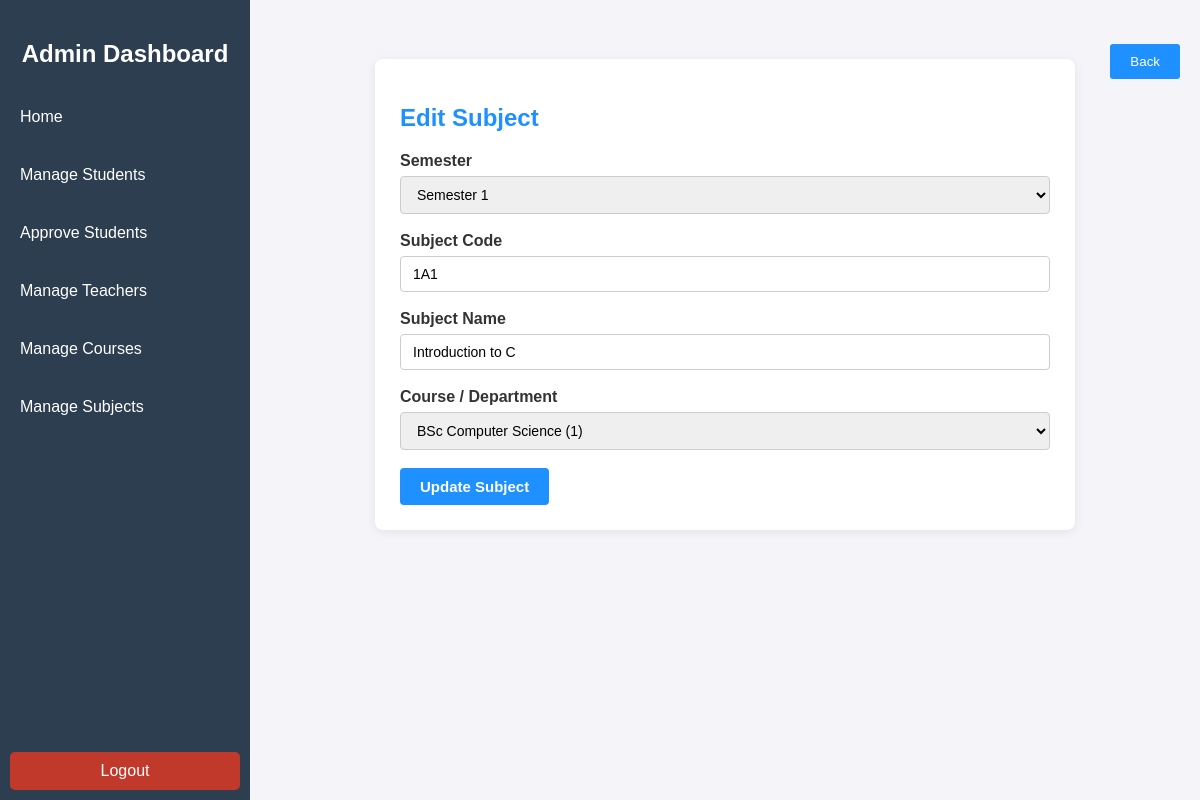
Page /edit_subject/1/ (signed in) on the committed database.
### GradeWireapp/models.py (models this page shows, shortened)
class Subject(models.Model):
    SEMESTER_CHOICES = [
        ('semester-1', 'Semester 1'),
        ('semester-2', 'Semester 2'),
        ('semester-3', 'Semester 3'),
        ('semester-4', 'Semester 4'),
        ('semester-5', 'Semester 5'),
        ('semester-6', 'Semester 6'),
    ]
    semester = models.CharField(max_length=20, choices=SEMESTER_CHOICES, default='semester-1')
    subject_code = models.CharField(max_length=50, unique=True)
    name = models.CharField(max_length=255)
    course = models.ForeignKey(Course, on_delete=models.PROTECT)

class Course(models.Model):
    course_id = models.CharField(max_length=30, unique=True)
    course_name = models.CharField(max_length=30, unique=True, default=' ')
    duration = models.CharField(max_length=25, default='3 Year', blank=True, null=True)

### GradeWireapp/views/admin_views.py (the view, shortened to what this page needs)
# urls.py: path('edit_subject/<int:subject_no>/', views.edit_subject, name='edit_subject'),
@admin_required
def edit_subject(request, subject_no):
    subject = get_object_or_404(Subject, id=subject_no)
    courses = Course.objects.all()
    semester_choices = Subject.SEMESTER_CHOICES
    return render(request, 'edit_subject.html', {
        'subject': subject,
        'courses': courses,
        'semester_choices': semester_choices
    })

### GradeWireapp/views/common.py (called while the page is built)
def admin_required(view_func):
    @wraps(view_func)
    def _wrapped_view(request, *args, **kwargs):
        if not (request.user.is_authenticated and (request.user.is_staff or request.user.is_superuser)):
            messages.error(request, "Admin access required. Please log in.")
            return redirect('adminlogin')
        return view_func(request, *args, **kwargs)
    return _wrapped_view

### templates/edit_subject.html (shortened to what this page needs)
{% extends 'admin_base.html' %}
{% block content %}
<div class="edit-form-card">
    <h2 style="margin-bottom: 20px; color: #1e90ff;">Edit Subject</h2>
    <form method="POST">
        <div class="form-group">
            <label for="Semester">Semester</label>
            <select name="Semester" id="Semester" required>
                {% for val, label in semester_choices %}
                    <option value="{{ val }}" {% if subject.semester == val %}selected{% endif %}>{{ label }}</option>
                {% endfor %}
            </select>
        </div>
        <div class="form-group">
            <label for="subjectCode">Subject Code</label>
            <input type="text" id="subjectCode" name="subjectCode" value="{{ subject.subject_code }}" placeholder="e.g. CS101" required>
        </div>
        <div class="form-group">
            <label for="subjectName">Subject Name</label>
            <input type="text" id="subjectName" name="subjectName" value="{{ subject.name }}" placeholder="Subject Name" required>
        </div>
        <div class="form-group">
            <label for="courseName">Course / Department</label>
            <select name="courseName" id="courseName" required>
                {% for course in courses %}
                    <option value="{{ course.id }}" {% if subject.course.id == course.id %}selected{% endif %}>{{ course.course_name }} ({{ course.course_id }})</option>
                {% endfor %}
            </select>
        </div>
        <button type="submit" class="submit-btn">Update Subject</button>
    </form>
</div>
{% endblock %}

### static/assets/css/admin-style.css (style rules this page uses)
body { margin: 0; font-family: Arial, sans-serif; background-color: #f4f4f9; }

### templates/edit_subject.html (style rules this page uses)
.edit-form-card { max-width: 650px; margin: 20px auto; padding: 25px; background-color: #ffffff; border-radius: 8px; box-shadow: 0 2px 10px rgba(0, 0, 0, 0.08); }
.form-group { margin-bottom: 18px; }
.form-group label { display: block; margin-bottom: 6px; font-weight: 600; color: #333; }
.form-group input, .form-group select { width: 100%; padding: 9px 12px; border: 1px solid #ccc; border-radius: 4px; box-sizing: border-box; font-size: 14px; }
.submit-btn { background-color: #1e90ff; color: white; padding: 10px 20px; border: none; border-radius: 4px; cursor: pointer; font-size: 15px; font-weight: 600; transition: background-color 0.2s; }

### rows in the picture
Subject: Semester "Semester 1", subjectCode "1A1", subjectName "Introduction to C", courseName "BSc Computer Science (1)"
